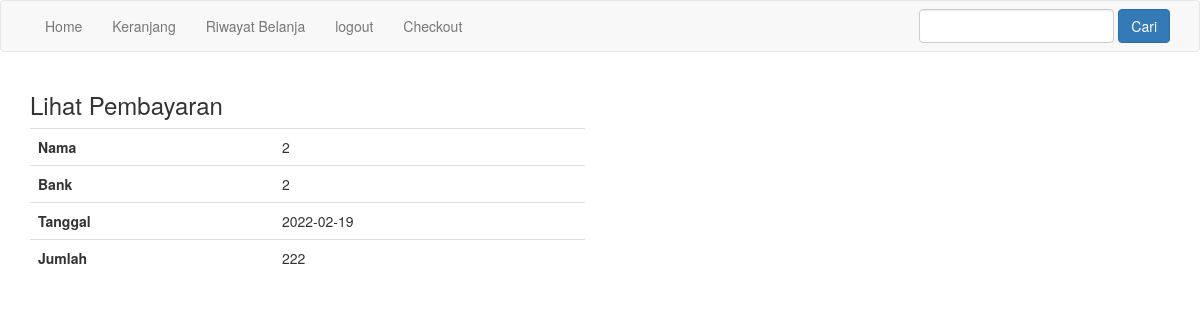
Page /lihat_pembayaran.php?id=3 (signed in) on the committed database.
### tables this page shows
CREATE TABLE `pembayaran` (
  `id_pembayaran` int(11) NOT NULL,
  `id_pembelian` int(11) NOT NULL,
  `nama` varchar(255) NOT NULL,
  `bank` varchar(255) NOT NULL,
  `jumlah` int(11) NOT NULL,
  `tanggal` date NOT NULL,
  `bukti` varchar(255) NOT NULL
);

### lihat_pembayaran.php (the view, shortened to what this page needs)
<?php
include 'koneksi.php';
$id_pembelian = $_GET["id"];
$ambil = $koneksi->query("SELECT * FROM pembayaran
    LEFT JOIN pembelian ON pembayaran.id_pembelian=pembelian.id_pembelian
    WHERE pembelian.id_pembelian='$id_pembelian'");
$detbay = $ambil->fetch_assoc();
?>
<!DOCTYPE html>
<html lang="en">
<head>
    <link rel="stylesheet" href="admin/assets/css/bootstrap.css">
</head>
<body>
    <?php include 'menu.php'; ?>
    <div class="container">
        <h3>Lihat Pembayaran</h3>
        <div class="row">
            <div class="col-md-6">
                <table class="table">
                    <tr>
                        <th>Nama</th>
                        <td><?php echo $detbay["nama"] ?></td>
                    </tr>
                    <tr>
                        <th>Bank</th>
                        <td><?php echo $detbay["bank"] ?></td>
                    </tr>
                    <tr>
                        <th>Tanggal</th>
                        <td><?php echo $detbay["tanggal"] ?></td>
                    </tr>
                    <tr>
                        <th>Jumlah</th>
                        <td><?php echo $detbay["jumlah"] ?></td>
                    </tr>
                </table>
            </div>
            <div class="col-md-6">
            </div>
        </div>
    </div>
</body>
</html>

### rows in the picture
pembayaran: nama "2", bank "2", tanggal "2022-02-19", jumlah "222"
